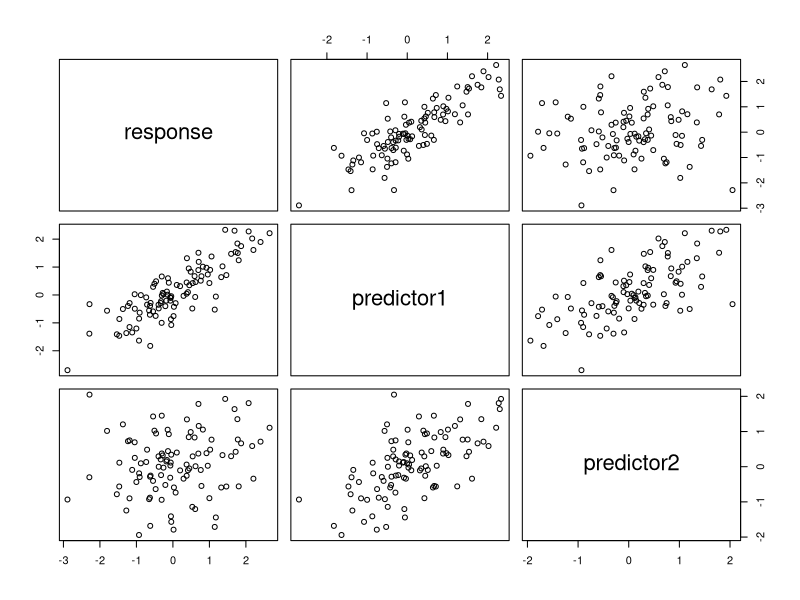
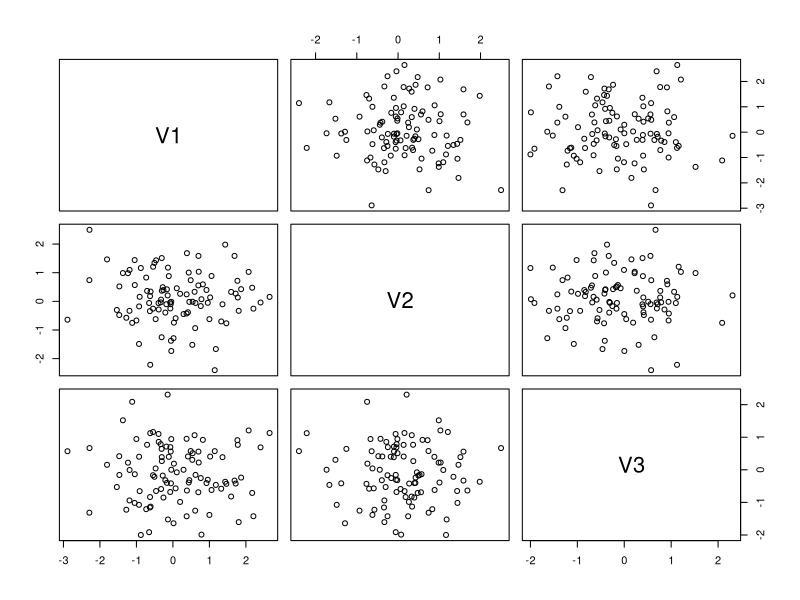
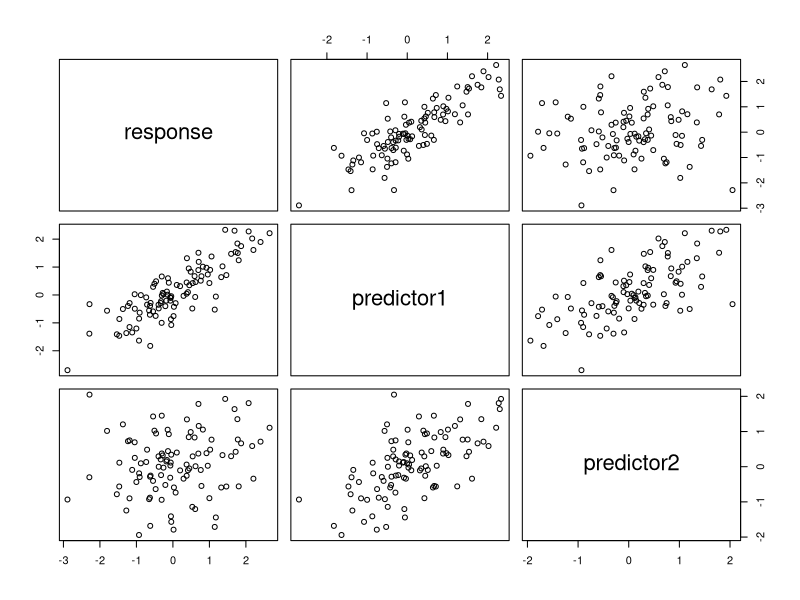
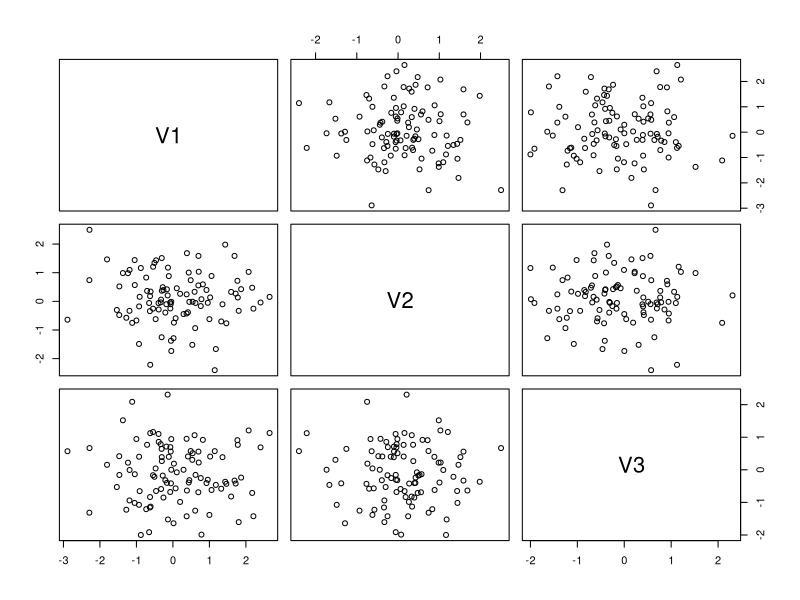
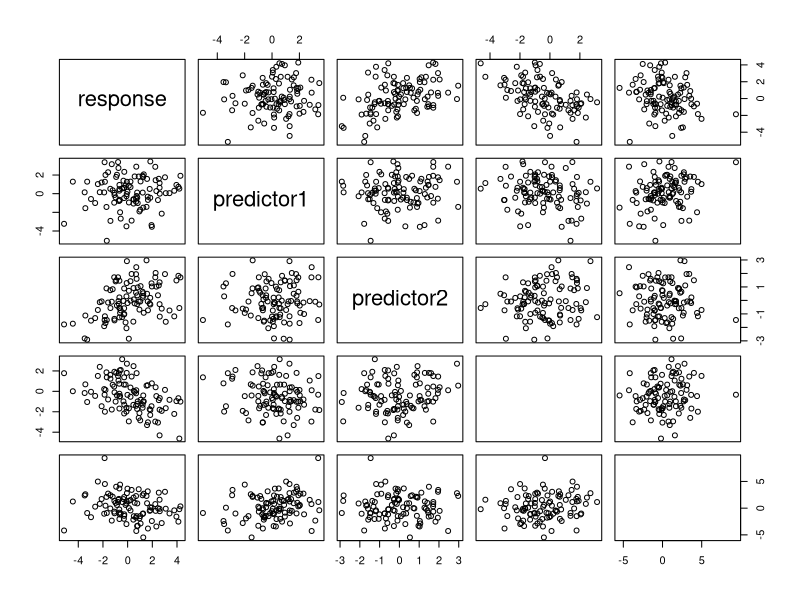
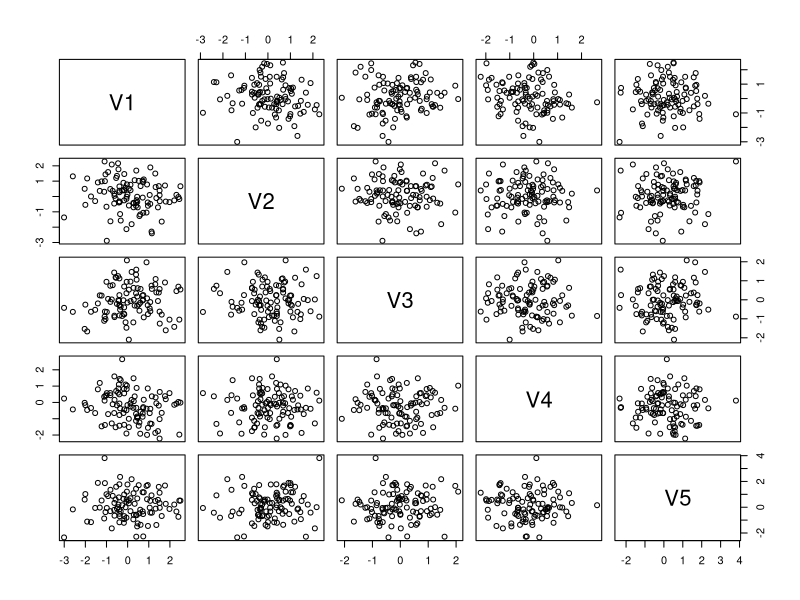
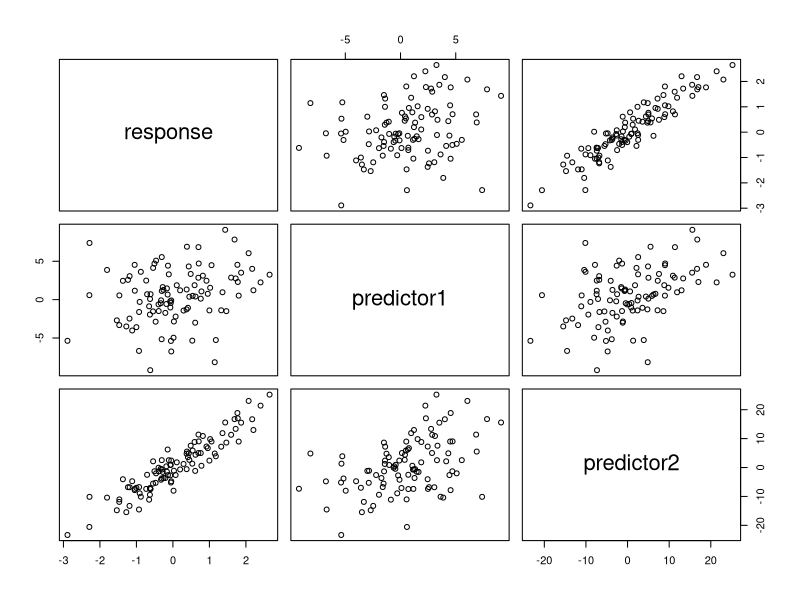
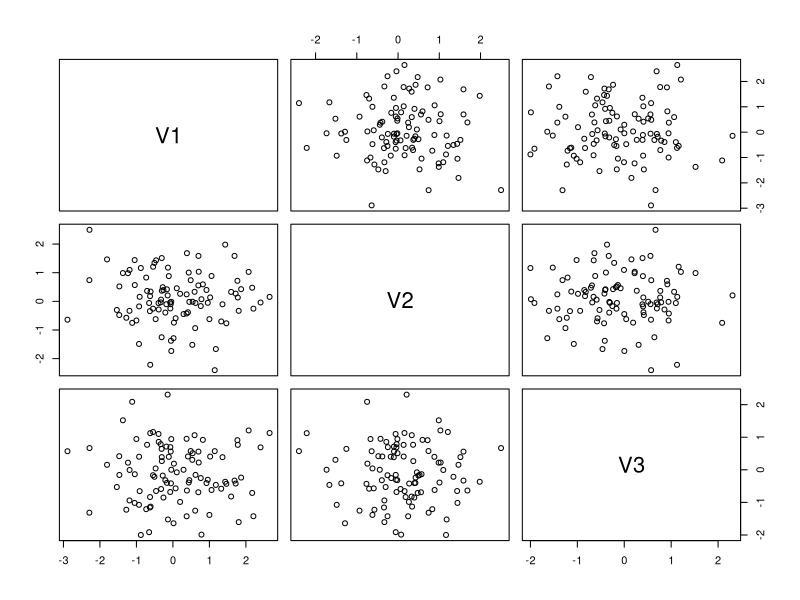

Generate these figures, in order, with R:

rm(list=ls())


# from http://statistical-research.com/simulating-random-multivariate-correlated-data-continuous-variables/


getMultiVarNormal <- function(covar) {
  U = t(chol(covar))
  nvars = dim(U)[1]
  numobs = 100000
  set.seed(1)
  random.normal = matrix(rnorm(nvars*numobs,0,1), nrow=nvars, ncol=numobs);
  X = U %*% random.normal
  newX = t(X)
  raw = as.data.frame(newX)
  orig.raw = as.data.frame(t(random.normal))
  names(raw) = c("response","predictor1","predictor2")
  cor(raw)
  return (list(res=raw, raw=orig.raw))
}

R = matrix(cbind(1,.80,.2,  .80,1,.7,  .2,.7,1),nrow=3)
x <- getMultiVarNormal(covar=R)
plot(head(x$res, 100))
plot(head(x$raw,100))



# from email

##########################################################
# Generating a random positive-definite matrix with user-specified positive eigenvalues
# If eigenvalues are not specified, they are generated from a uniform distribution
Posdef <- function (n, ev = runif(n, 0, 10)) 
{
  Z <- matrix(ncol=n, rnorm(n^2))
  decomp <- qr(Z)
  Q <- qr.Q(decomp) 
  R <- qr.R(decomp)
  d <- diag(R)
  ph <- d / abs(d)
  O <- Q %*% diag(ph)
  Z <- t(O) %*% diag(ev) %*% O
  return(Z)
}

R = matrix(cbind(1,.80,.2,  .80,1,.7,  .2,.7,1),nrow=3)
x1 <- getMultiVarNormal(covar=R)
plot(head(x1$res, 100))
plot(head(x1$raw,100))


pdmat <- Posdef(n=5, ev=1:5)
eigen(pdmat)$val
pdmat
x2 <- getMultiVarNormal(covar=pdmat)
plot(head(x2$res, 100))
plot(head(x2$raw,100))


# from http://blogs.sas.com/content/iml/2010/12/10/converting-between-correlation-and-covariance-matrices/
crossCor <- matrix(cbind(1,.25,.9,.25,1,.5, .9,.5,1), nrow=3)
#crossCor <- matrix(cbind(1,.25,-.9,.25,1,-.5, -.9,-.5,1), nrow=3)
var <- c(1,4,9)
diagVar <- diag(var)
coVar <- diagVar %*% crossCor %*% diagVar
x3 <- getMultiVarNormal(covar=coVar)
plot(head(x3$res, 100))
plot(head(x3$raw,100))

